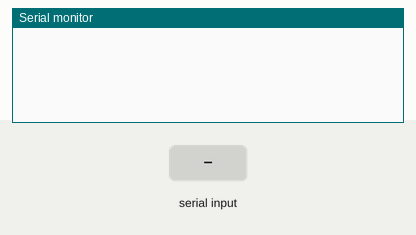
Recording of a sketch running on a simulated Arduino Uno, built with avr-gcc and run on an emulated ATmega328P. Parts: the last lines printed to the serial monitor. Inputs (shaded band) come from the test bench.

Above: at 1.2 s.
1.3 s: "1" received over the second serial link
At 2.5 s:
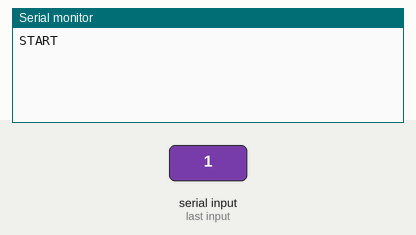
2.8 s: "0" received over the second serial link
At 3.9 s:
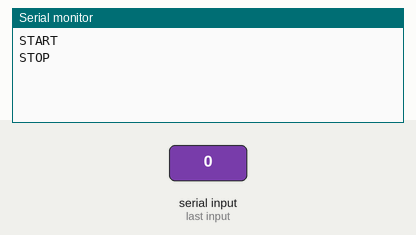
4.3 s: "2" received over the second serial link
At 5.1 s:
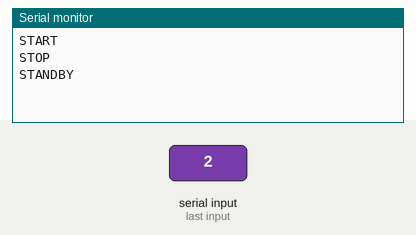
5.8 s: "3" received over the second serial link
At 6.2 s:
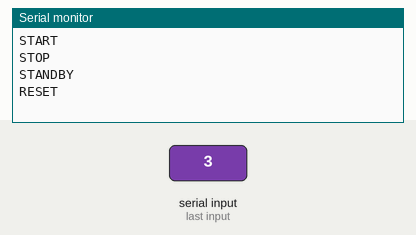

Measured:
- after the input at 1.3 s, the serial monitor: prints a new line at once (image 1)
- after the input at 2.8 s, the serial monitor: prints a new line at once (image 2)
- after the input at 4.3 s, the serial monitor: prints a new line at once (image 3)
- after the input at 5.8 s, the serial monitor: prints a new line at once (image 4)

The sketch:

ECE_GAIT_buttons.ino
```cpp
#include <SoftwareSerial.h>

SoftwareSerial nextion(2,3); // RX, TX

void setup() {
  Serial.begin(9600);
  nextion.begin(9600);
}

void loop() {
  if (nextion.available()) {
    int data = nextion.read();

    if (data == 49) {
      Serial.println("START");
    }

    else if (data == 48) {
      Serial.println("STOP");
    }

    else if (data == 50) {
      Serial.println("STANDBY");
    }

    else if (data == 51) {
      Serial.println("RESET");
    }
  }
}
```
